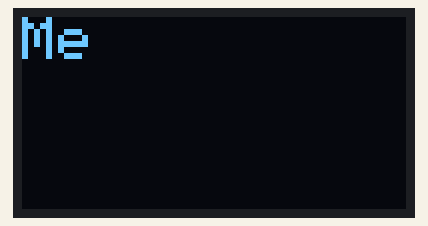
This program was run on a simulated ESP32. On the bench: 128×64 one-colour display.

Above: at 0.6 s.
At 4.9 s:
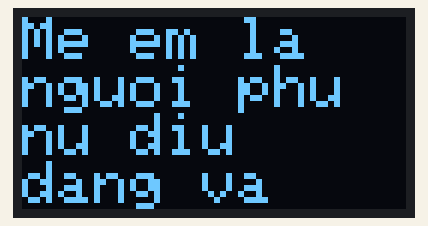
At 8.5 s:
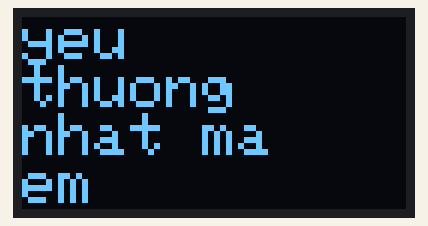
At 16.4 s:
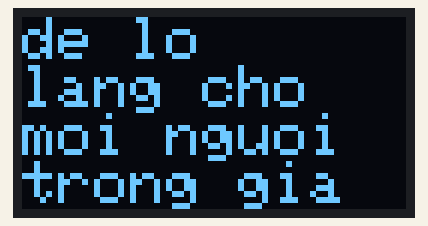
At 26.2 s:
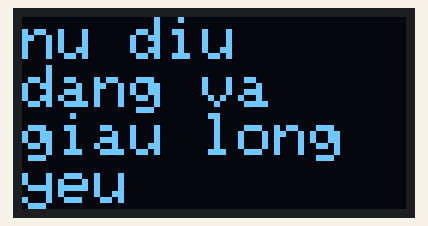
At 36.7 s:
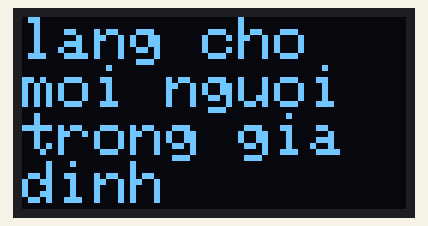

The program:

main.cpp
```cpp
#include <Adafruit_GFX.h>
#include <Adafruit_SSD1306.h>
#include <Wire.h>

#define SCREEN_WIDTH 128
#define SCREEN_HEIGHT 64
#define OLED_RESET -1
#define SCREEN_ADDRESS 0x3C

Adafruit_SSD1306 display(SCREEN_WIDTH, SCREEN_HEIGHT, &Wire, OLED_RESET);

// Với size 2: 6 ký tự rộng * 2 = 12px, 8 ký tự cao * 2 = 16px
// 128 / 12 = 10 ký tự/dòng (nhưng để an toàn dùng 9)
// 64 / 16 = 4 dòng
#define CHARS_PER_LINE 9
#define NUM_LINES 4

// 4 dòng text
String lines[NUM_LINES] = {"", "", "", ""};

// Danh sách các từ
String words[] = {"Me",    "em",    "la",   "nguoi", "phu",  "nu",     "diu",
                  "dang",  "va",    "giau", "long",  "yeu",  "thuong", "nhat",
                  "ma",    "em",    "biet", "Moi",   "ngay", "me",     "luon",
                  "day",   "som",   "de",   "lo",    "lang", "cho",    "moi",
                  "nguoi", "trong", "gia",  "dinh"};
int numWords = 32;
int currentWord = 0;
int currentLine = 0;

unsigned long lastUpdateTime = 0;
int typingSpeed = 500; // 500ms mỗi từ - CHẬM

void setup() {
  Wire.begin();
  Wire.setClock(100000);

  if (!display.begin(SSD1306_SWITCHCAPVCC, SCREEN_ADDRESS)) {
    while (1)
      ;
  }

  display.clearDisplay();
  display.display();
  delay(500);
}

void updateDisplay() {
  display.clearDisplay();
  display.setTextSize(2);
  display.setTextColor(SSD1306_WHITE);

  for (int i = 0; i < NUM_LINES; i++) {
    display.setCursor(0, i * 16);
    display.print(lines[i]);
  }

  display.display();
}

void scrollUp() {
  // Dịch các dòng lên 1
  for (int i = 0; i < NUM_LINES - 1; i++) {
    lines[i] = lines[i + 1];
  }
  lines[NUM_LINES - 1] = ""; // Xóa dòng cuối
}

void addWord(String word) {
  // Kiểm tra xem có vừa dòng hiện tại không
  String testLine = lines[currentLine];
  if (testLine.length() > 0) {
    testLine += " ";
  }
  testLine += word;

  if (testLine.length() <= CHARS_PER_LINE) {
    // Vừa -> thêm vào dòng hiện tại
    if (lines[currentLine].length() > 0) {
      lines[currentLine] += " ";
    }
    lines[currentLine] += word;
  } else {
    // Không vừa -> xuống dòng mới
    currentLine++;
    if (currentLine >= NUM_LINES) {
      // Hết chỗ -> scroll lên
      scrollUp();
      currentLine = NUM_LINES - 1;
    }
    lines[currentLine] = word;
  }
}

void loop() {
  unsigned long currentTime = millis();

  if (currentTime - lastUpdateTime >= typingSpeed) {
    lastUpdateTime = currentTime;

    if (currentWord < numWords) {
      addWord(words[currentWord]);
      currentWord++;
    } else {
      // Hết từ -> reset
      delay(3000);
      for (int i = 0; i < NUM_LINES; i++) {
        lines[i] = "";
      }
      currentWord = 0;
      currentLine = 0;
    }
  }

  updateDisplay();
  delay(10);
}
```

Measured:
- what the display in image 0 shows lasts 0.5 s, from 0.6 s to 1.1 s
